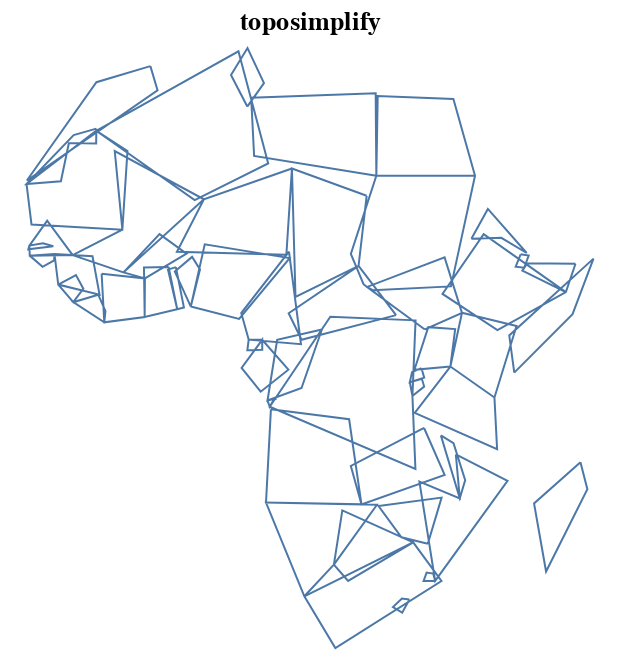

Notebook cell for this chart:
### Code cell
import topojson as tp
data = tp.utils.example_data_africa()

topo = tp.Topology(data, presimplify=4, prevent_oversimplify=True)

# we visualize with the (optional!) package Altair,
# since SVG rendering is too small for this example
topo.to_alt().properties(title='toposimplify')

### Figure 1 — Vega-Lite specification as saved in the notebook (floating-point values rounded to 4 significant figures; data arrays with more than 128 entries replaced by an {"elided": "..."} marker saying what was removed)
{"config": {"view": {"continuousWidth": 400, "continuousHeight": 300}}, "data": {"name": "data-9b4e0f6864f93441a0adbaa7fdc4ab3b", "format": {"mesh": "data", "type": "topojson"}}, "mark": {"type": "geoshape", "filled": false}, "projection": {"reflectY": true, "type": "identity"}, "title": "toposimplify", "width": 300, "$schema": "https://vega.github.io/schema/vega-lite/v4.8.1.json", "datasets": {"data-9b4e0f6864f93441a0adbaa7fdc4ab3b": {"type": "Topology", "objects": {"data": {"geometries": [{"id": "1", "type": "Polygon", "properties": {"continent": "Africa", "gdp_md_est": 150600.0, "iso_a3": "TZA", "name": "Tanzania", "pop_est": 53950935}, "bbox": [29.34, -11.72, 40.32, -0.95], "arcs": [[-7, 0]]}, {"id": "2", "type": "Polygon", "properties": {"continent": "Africa", "gdp_md_est": 906.5, "iso_a3": "ESH", "name": "W. Sahara", "pop_est": 603253}, "bbox": [-17.06, 21.0, -8.665, 27.66], "arcs": [[1, 2]]}, {"id": "11", "type": "Polygon", "properties": {"continent": "Africa", "gdp_md_est": 66010.0, "iso_a3": "COD", "name": "Dem. Rep. Congo", "pop_est": 83301151}, "bbox": [12.18, -13.26, 31.17, 5.256], "arcs": [[3, 4]]}, {"id": "12", "type": "Polygon", "properties": {"continent": "Africa", "gdp_md_est": 4719.0, "iso_a3": "SOM", "name": "Somalia", "pop_est": 7531386}, "bbox": [40.98, -1.683, 51.13, 12.02], "arcs": [[5]]}, {"id": "13", "type": "Polygon", "properties": {"continent": "Africa", "gdp_md_est": 152700.0, "iso_a3": "KEN", "name": "Kenya", "pop_est": 47615739}, "bbox": [33.89, -4.677, 41.86, 5.506], "arcs": [[6, 7, 8]]}, {"id": "14", "type": "Polygon", "properties": {"continent": "Africa", "gdp_md_est": 176300.0, "iso_a3": "SDN", "name": "Sudan", "pop_est": 37345935}, "bbox": [21.94, 8.229, 38.41, 22.0], "arcs": [[9, -84, 10]]}, {"id": "15", "type": "Polygon", "properties": {"continent": "Africa", "gdp_md_est": 30590.0, "iso_a3": "TCD", "name": "Chad", "pop_est": 12075985}, "bbox": [13.54, 7.422, 23.89, 23.41], "arcs": [[11, 12, 13]]}, {"id": "25", "type": "Polygon", "properties": {"continent": "Africa", "gdp_md_est": 739100.0, "iso_a3": "ZAF", "name": "South Africa", "pop_est": 54841552}, "bbox": [16.34, -34.82, 32.83, -22.09], "arcs": [[14, 15], [16]]}, {"id": "26", "type": "Polygon", "properties": {"continent": "Africa", "gdp_md_est": 6019.0, "iso_a3": "LSO", "name": "Lesotho", "pop_est": 1958042}, "bbox": [27.0, -30.65, 29.33, -28.65], "arcs": [[16]]}, {"id": "48", "type": "Polygon", "properties": {"continent": "Africa", "gdp_md_est": 28330.0, "iso_a3": "ZWE", "name": "Zimbabwe", "pop_est": 13805084}, "bbox": [25.26, -22.27, 32.85, -15.51], "arcs": [[17]]}, {"id": "49", "type": "Polygon", "properties": {"continent": "Africa", "gdp_md_est": 35900.0, "iso_a3": "BWA", "name": "Botswana", "pop_est": 2214858}, "bbox": [19.9, -26.83, 29.43, -17.66], "arcs": [[18, 19]]}, {"id": "50", "type": "Polygon", "properties": {"continent": "Africa", "gdp_md_est": 25990.0, "iso_a3": "NAM", "name": "Namibia", "pop_est": 2484780}, "bbox": [11.73, -29.05, 25.08, -16.94], "arcs": [[20, 21, 22]]}, {"id": "51", "type": "Polygon", "properties": {"continent": "Africa", "gdp_md_est": 39720.0, "iso_a3": "SEN", "name": "Senegal", "pop_est": 14668522}, "bbox": [-17.63, 12.33, -11.47, 16.6], "arcs": [[23, 24, 25]]}, {"id": "52", "type": "Polygon", "properties": {"continent": "Africa", "gdp_md_est": 38090.0, "iso_a3": "MLI", "name": "Mali", "pop_est": 17885245}, "bbox": [-12.17, 10.1, 4.27, 24.97], "arcs": [[26]]}, {"id": "53", "type": "Polygon", "properties": {"continent": "Africa", "gdp_md_est": 16710.0, "iso_a3": "MRT", "name": "Mauritania", "pop_est": 3758571}, "bbox": [-17.06, 14.62, -4.923, 27.4], "arcs": [[27, 28, 29]]}, {"id": "54", "type": "Polygon", "properties": {"continent": "Africa", "gdp_md_est": 24310.0, "iso_a3": "BEN", "name": "Benin", "pop_est": 11038805}, "bbox": [0.7723, 6.142, 3.797, 12.24], "arcs": [[30]]}, {"id": "55", "type": "Polygon", "properties": {"continent": "Africa", "gdp_md_est": 20150.0, "iso_a3": "NER", "name": "Niger", "pop_est": 19245344}, "bbox": [0.2956, 11.66, 15.9, 23.47], "arcs": [[31, 32]]}, {"id": "56", "type": "Polygon", "properties": {"continent": "Africa", "gdp_md_est": 1089000.0, "iso_a3": "NGA", "name": "Nigeria", "pop_est": 190632261}, "bbox": [2.692, 4.241, 14.58, 13.87], "arcs": [[33]]}, {"id": "57", "type": "Polygon", "properties": {"continent": "Africa", "gdp_md_est": 77240.0, "iso_a3": "CMR", "name": "Cameroon", "pop_est": 24994885}, "bbox": [8.489, 1.728, 16.01, 12.86], "arcs": [[34, 35]]}, {"id": "58", "type": "Polygon", "properties": {"continent": "Africa", "gdp_md_est": 11610.0, "iso_a3": "TGO", "name": "Togo", "pop_est": 7965055}, "bbox": [-0.04978, 5.929, 1.865, 11.02], "arcs": [[36, 37]]}, {"id": "59", "type": "Polygon", "properties": {"continent": "Africa", "gdp_md_est": 120800.0, "iso_a3": "GHA", "name": "Ghana", "pop_est": 27499924}, "bbox": [-3.244, 4.71, 1.06, 11.1], "arcs": [[38, 39, 40]]}, {"id": "60", "type": "Polygon", "properties": {"continent": "Africa", "gdp_md_est": 87120.0, "iso_a3": "CIV", "name": "Côte d'Ivoire", "pop_est": 24184810}, "bbox": [-8.603, 4.338, -2.562, 10.52], "arcs": [[41]]}, {"id": "61", "type": "Polygon", "properties": {"continent": "Africa", "gdp_md_est": 16080.0, "iso_a3": "GIN", "name": "Guinea", "pop_est": 12413867}, "bbox": [-15.13, 7.309, -7.832, 12.59], "arcs": [[42, 43]]}, {"id": "62", "type": "Polygon", "properties": {"continent": "Africa", "gdp_md_est": 2851.0, "iso_a3": "GNB", "name": "Guinea-Bissau", "pop_est": 1792338}, "bbox": [-16.68, 11.04, -13.7, 12.63], "arcs": [[44, 45]]}, {"id": "63", "type": "Polygon", "properties": {"continent": "Africa", "gdp_md_est": 3881.0, "iso_a3": "LBR", "name": "Liberia", "pop_est": 4689021}, "bbox": [-11.44, 4.356, -7.54, 8.541], "arcs": [[46, 47, 48]]}, {"id": "64", "type": "Polygon", "properties": {"continent": "Africa", "gdp_md_est": 10640.0, "iso_a3": "SLE", "name": "Sierra Leone", "pop_est": 6163195}, "bbox": [-13.25, 6.786, -10.23, 10.05], "arcs": [[49, 50]]}, {"id": "65", "type": "Polygon", "properties": {"continent": "Africa", "gdp_md_est": 32990.0, "iso_a3": "BFA", "name": "Burkina Faso", "pop_est": 20107509}, "bbox": [-5.471, 9.611, 2.177, 15.12], "arcs": [[51, 52]]}, {"id": "66", "type": "Polygon", "properties": {"continent": "Africa", "gdp_md_est": 3206.0, "iso_a3": "CAF", "name": "Central African Rep.", "pop_est": 5625118}, "bbox": [14.46, 2.268, 27.37, 11.14], "arcs": [[53, 54]]}, {"id": "67", "type": "Polygon", "properties": {"continent": "Africa", "gdp_md_est": 30270.0, "iso_a3": "COG", "name": "Congo", "pop_est": 4954674}, "bbox": [11.09, -5.038, 18.45, 3.728], "arcs": [[55, 56]]}, {"id": "68", "type": "Polygon", "properties": {"continent": "Africa", "gdp_md_est": 35980.0, "iso_a3": "GAB", "name": "Gabon", "pop_est": 1772255}, "bbox": [8.798, -3.979, 14.43, 2.327], "arcs": [[57]]}, {"id": "69", "type": "Polygon", "properties": {"continent": "Africa", "gdp_md_est": 31770.0, "iso_a3": "GNQ", "name": "Eq. Guinea", "pop_est": 778358}, "bbox": [9.306, 1.01, 11.29, 2.284], "arcs": [[58, 59]]}, {"id": "70", "type": "Polygon", "properties": {"continent": "Africa", "gdp_md_est": 65170.0, "iso_a3": "ZMB", "name": "Zambia", "pop_est": 15972000}, "bbox": [21.89, -17.96, 33.49, -8.238], "arcs": [[60, 61]]}, {"id": "71", "type": "Polygon", "properties": {"continent": "Africa", "gdp_md_est": 21200.0, "iso_a3": "MWI", "name": "Malawi", "pop_est": 19196246}, "bbox": [32.69, -16.8, 35.77, -9.231], "arcs": [[62, 63]]}, {"id": "72", "type": "Polygon", "properties": {"continent": "Africa", "gdp_md_est": 35010.0, "iso_a3": "MOZ", "name": "Mozambique", "pop_est": 26573706}, "bbox": [30.18, -26.74, 40.78, -10.32], "arcs": [[64, 65, 66]]}, {"id": "73", "type": "Polygon", "properties": {"continent": "Africa", "gdp_md_est": 11060.0, "iso_a3": "SWZ", "name": "eSwatini", "pop_est": 1467152}, "bbox": [30.68, -27.29, 32.07, -25.66], "arcs": [[67]]}, {"id": "74", "type": "MultiPolygon", "properties": {"continent": "Africa", "gdp_md_est": 189000.0, "iso_a3": "AGO", "name": "Angola", "pop_est": 29310273}, "bbox": [11.64, -17.93, 24.08, -4.438], "arcs": [[[68, 69, 70]], [[71, 72, 73]]]}, {"id": "75", "type": "Polygon", "properties": {"continent": "Africa", "gdp_md_est": 7892.0, "iso_a3": "BDI", "name": "Burundi", "pop_est": 11466756}, "bbox": [29.02, -4.5, 30.75, -2.348], "arcs": [[74, 75, 76]]}, {"id": "78", "type": "Polygon", "properties": {"continent": "Africa", "gdp_md_est": 36860.0, "iso_a3": "MDG", "name": "Madagascar", "pop_est": 25054161}, "bbox": [43.25, -25.6, 50.48, -12.04], "arcs": [[77]]}, {"id": "80", "type": "Polygon", "properties": {"continent": "Africa", "gdp_md_est": 3387.0, "iso_a3": "GMB", "name": "Gambia", "pop_est": 2051363}, "bbox": [-16.84, 13.13, -13.84, 13.88], "arcs": [[78]]}, {"id": "81", "type": "Polygon", "properties": {"continent": "Africa", "gdp_md_est": 130800.0, "iso_a3": "TUN", "name": "Tunisia", "pop_est": 11403800}, "bbox": [7.524, 30.31, 11.49, 37.35], "arcs": [[79]]}, {"id": "82", "type": "Polygon", "properties": {"continent": "Africa", "gdp_md_est": 609400.0, "iso_a3": "DZA", "name": "Algeria", "pop_est": 40969443}, "bbox": [-8.684, 19.06, 12.0, 37.12], "arcs": [[80]]}, {"id": "154", "type": "Polygon", "properties": {"continent": "Africa", "gdp_md_est": 9169.0, "iso_a3": "ERI", "name": "Eritrea", "pop_est": 5918919}, "bbox": [36.32, 12.46, 43.08, 18.0], "arcs": [[81]]}, {"id": "162", "type": "Polygon", "properties": {"continent": "Africa", "gdp_md_est": 282800.0, "iso_a3": "MAR", "name": "Morocco", "pop_est": 33986655}, "bbox": [-17.02, 21.42, -1.125, 35.76], "arcs": [[82]]}, {"id": "163", "type": "Polygon", "properties": {"continent": "Africa", "gdp_md_est": 1105000.0, "iso_a3": "EGY", "name": "Egypt", "pop_est": 97041072}, "bbox": [24.7, 22.0, 36.87, 31.59], "arcs": [[83, 84]]}, {"id": "164", "type": "Polygon", "properties": {"continent": "Africa", "gdp_md_est": 90890.0, "iso_a3": "LBY", "name": "Libya", "pop_est": 6653210}, "bbox": [9.319, 19.58, 25.16, 33.14], "arcs": [[85]]}, {"id": "165", "type": "Polygon", "properties": {"continent": "Africa", "gdp_md_est": 174700.0, "iso_a3": "ETH", "name": "Ethiopia", "pop_est": 105350020}, "bbox": [32.95, 3.422, 47.79, 14.96], "arcs": [[86]]}, {"id": "166", "type": "Polygon", "properties": {"continent": "Africa", "gdp_md_est": 3345.0, "iso_a3": "DJI", "name": "Djibouti", "pop_est": 865267}, "bbox": [41.66, 10.93, 43.32, 12.7], "arcs": [[87]]}, {"id": "167", "type": "Polygon", "properties": {"continent": "Africa", "gdp_md_est": 12250.0, "iso_a3": "-99", "name": "Somaliland", "pop_est": 3500000}, "bbox": [42.56, 7.997, 48.95, 11.46], "arcs": [[88, 89]]}, {"id": "168", "type": "Polygon", "properties": {"continent": "Africa", "gdp_md_est": 84930.0, "iso_a3": "UGA", "name": "Uganda", "pop_est": 39570125}, "bbox": [29.58, -1.443, 35.04, 4.25], "arcs": [[90]]}, {"id": "169", "type": "Polygon", "properties": {"continent": "Africa", "gdp_md_est": 21970.0, "iso_a3": "RWA", "name": "Rwanda", "pop_est": 11901484}, "bbox": [29.02, -2.918, 30.82, -1.135], "arcs": [[91, 92]]}, {"id": "176", "type": "Polygon", "properties": {"continent": "Africa", "gdp_md_est": 20880.0, "iso_a3": "SSD", "name": "S. Sudan", "pop_est": 13026129}, "bbox": [23.89, 3.509, 35.3, 12.25], "arcs": [[93, 94]]}], "type": "GeometryCollection"}}, "bbox": [-17.06, -34.8, 51.11, 37.35], "transform": {"scale": [6.817e-05, 7.215e-05], "translate": [-17.06, -34.8]}, "arcs": {"elided": "95 rows, 620 int values in total"}}}}
